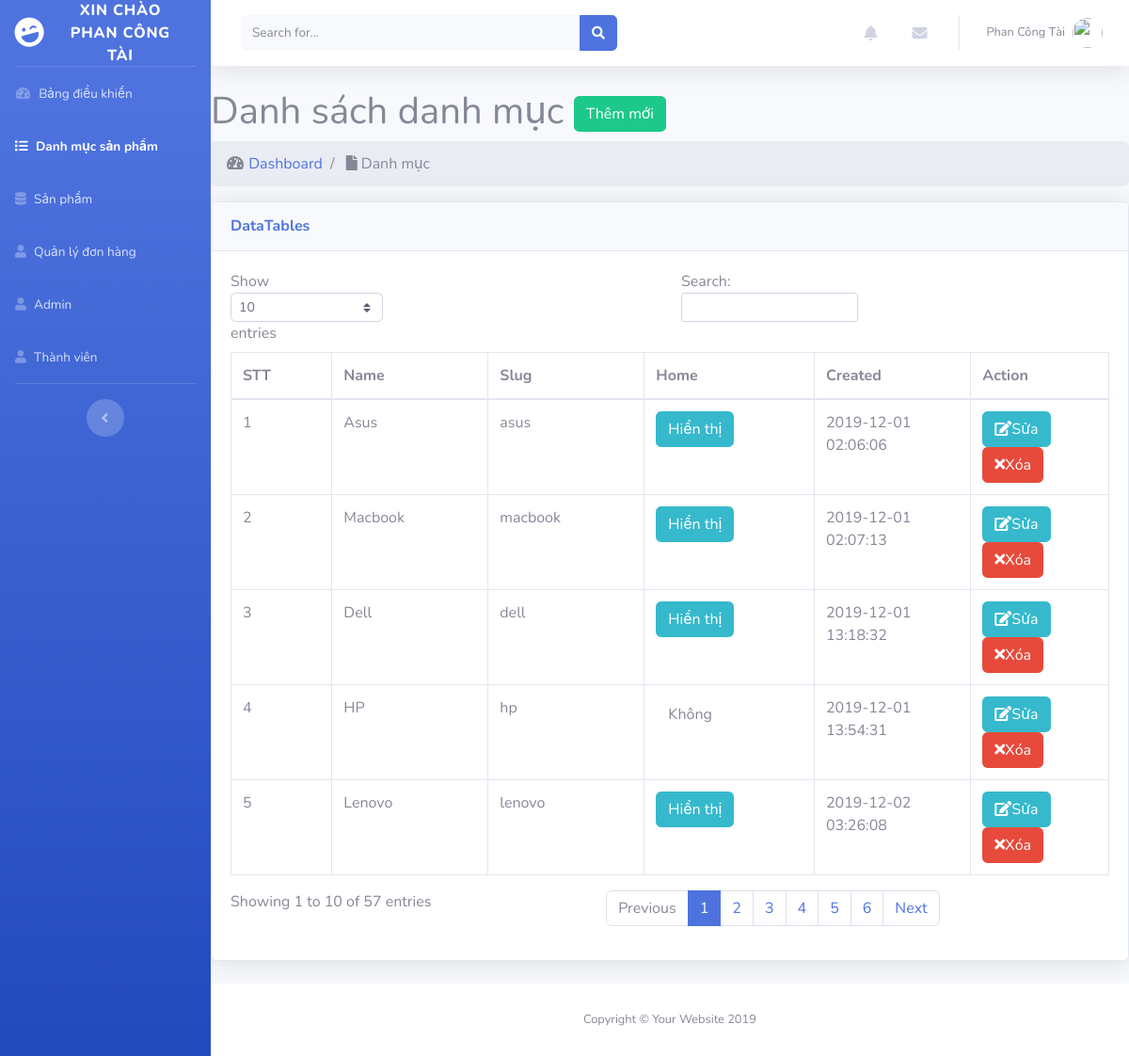
Page /admin/modules/category/index.php (signed in) on the committed database.
### tables this page shows
CREATE TABLE `category` (
  `id` int(11) NOT NULL,
  `name` varchar(100) DEFAULT NULL,
  `slug` varchar(100) DEFAULT NULL,
  `images` varchar(100) DEFAULT NULL,
  `banner` varchar(100) DEFAULT NULL,
  `home` tinyint(4) DEFAULT 0,
  `status` tinyint(4) DEFAULT 1,
  `created_at` timestamp NOT NULL DEFAULT current_timestamp(),
  `updated_at` timestamp NOT NULL DEFAULT current_timestamp() ON UPDATE current_timestamp()
);

### libraries/Database.php (called while the page is built, shortened)
<?php
    class Database
    {
        public $link;
        public function __construct()
        {
            $this->link = mysqli_connect("localhost","root","","computer") or die ();
            mysqli_set_charset($this->link,"utf8");
        }
         public function fetchAll($table)
        {
            $sql = "SELECT * FROM {$table} WHERE 1" ;
            $result = mysqli_query($this->link,$sql) or die("Lỗi Truy Vấn fetchAll " .mysqli_error($this->link));
            $data = [];
            if( $result)
            {
                while ($num = mysqli_fetch_assoc($result))
                {
                    $data[] = $num;
                }
            }
            return $data;
        }
    }
?>

### admin/autoload/autoload.php (called while the page is built, shortened)
<?php
	require_once __DIR__. "/../../libraries/Database.php";
	$db = new Database;
?>

### admin/modules/category/index.php (the view, shortened to what this page needs)
<?php
        require_once __DIR__. "/../../autoload/autoload.php";
        $category = $db->fetchAll("category");
        ?>
<?php  require_once __DIR__. "/../../layouts/header.php"; ?>
    <div class="row">
    	<div class="col-lg-12">
        	<h1 class="page-header">
            	Danh sách danh mục
            	<a href="add.php" class="btn btn-success">Thêm mới</a>
        	</h1>
        	<ol class="breadcrumb">
            	<li class="breadcrumb-item">
                	<i class="fas fa-fw fa-tachometer-alt"></i>
                	<a href="index.html">Dashboard </a>
            	</li>
            	<li class="breadcrumb-item active" aria-current="page">
                	<i class="fa fa-file"></i>
                		Danh mục
            	</li>
        	</ol>
    	</div>
	</div>
	<div class="row">
		<div class="col-md-12">
			<div class="card shadow mb-4">
    <div class="card-header py-3">
        <h6 class="m-0 font-weight-bold text-primary">DataTables</h6>
    </div>
    <div class="card-body">
        <div class="table-responsive">
            <div id="dataTable_wrapper" class="dataTables_wrapper dt-bootstrap4">
                <div class="row">
                    <div class="col-sm-12 col-md-6">
                        <div class="dataTables_length" id="dataTable_length">
                            <label>
                                Show
                                <select name="dataTable_length" aria-controls="dataTable" class="custom-select custom-select-sm form-control form-control-sm">
                                    <option value="10">10</option>
                                </select>
                                entries
                            </label>
                        </div>
                    </div>
                    <div class="col-sm-12 col-md-6">
                        <div id="dataTable_filter" class="dataTables_filter"><label>Search:<input type="search" class="form-control form-control-sm" placeholder="" aria-controls="dataTable"></label></div>
                    </div>
                </div>
                <div class="row">
                    <div class="col-sm-12">
                        <table class="table table-bordered dataTable" id="dataTable" width="100%" cellspacing="0" role="grid" aria-describedby="dataTable_info" style="width: 100%;">
                            <thead>
                                <tr role="row">
                                    <th class="sorting_asc" tabindex="0" aria-controls="dataTable" rowspan="1" colspan="1" aria-sort="ascending" aria-label="STT: activate to sort column descending" style="width: 58px;">STT</th>
                                    <th class="sorting" tabindex="0" aria-controls="dataTable" rowspan="1" colspan="1" aria-label="Name: activate to sort column ascending" style="width: 63px;">Name</th>
                                    <th class="sorting" tabindex="0" aria-controls="dataTable" rowspan="1" colspan="1" aria-label="Slug: activate to sort column ascending" style="width: 50px;">Slug</th>
                                    <th class="sorting" tabindex="0" aria-controls="dataTable" rowspan="1" colspan="1" aria-label="Home: activate to sort column ascending" style="width: 50px;">Home</th>
                                    <th class="sorting" tabindex="0" aria-controls="dataTable" rowspan="1" colspan="1"
                                    aria-label="Created: activate to sort column ascending" style="width: 31px;">Created</th>
                                    <th class="sorting" tabindex="0" aria-controls="dataTable" rowspan="1" colspan="1" aria-label="Action: activate to sort column ascending" style="width: 68px;">Action</th>
                                </tr>
                            </thead>
                            <tbody>
                                <?php $stt = 1; foreach ($category as $item) :?>
                                <tr>
                                    <td><?php echo $stt ?></td>
                                    <td><?php echo $item['name'] ?></td>
                                    <td><?php echo $item['slug'] ?></td>
                                    <td>
                                        <a href="home.php?id=<?php echo $item['id'] ?>" class="btn btn-xs <?php echo $item['home'] == 1 ? 'btn-info' : 'btn-default' ?>" >
                                            <?php echo $item['home'] == 1 ? 'Hiển thị ' : ' Không '?>
                                        </a>
                                    </td>
                                    <td><?php echo $item['created_at'] ?></td>
                                    <td>
                                        <a class="btn btn-xs btn-info" href="edit.php? id=<?php echo $item['id'] ?>">
                                        <i class="fa fa-edit"></i>Sửa</a>
                                        <a class="btn btn-xs btn-danger" href="delete.php? id=<?php echo $item['id'] ?>">
                                        <i class="fa fa-times"></i>Xóa</a>
                                    </td>
                                </tr>
                                <?php $stt++ ; endforeach?>
                            </tbody>
                        </table>
                    </div>
                </div>
                <div class="row">
                    <div class="col-sm-12 col-md-5">
                        <div class="dataTables_info" id="dataTable_info" role="status" aria-live="polite">Showing 1 to 10 of 57 entries</div>
                    </div>
                    <div class="col-sm-12 col-md-7">
                        <div class="dataTables_paginate paging_simple_numbers" id="dataTable_paginate">
                            <ul class="pagination">
                                <li class="paginate_button page-item previous disabled" id="dataTable_previous"><a href="#" aria-controls="dataTable" data-dt-idx="0" tabindex="0" class="page-link">Previous</a></li>
                                <li class="paginate_button page-item active"><a href="#" aria-controls="dataTable" data-dt-idx="1" tabindex="0" class="page-link">1</a></li>
                                <li class="paginate_button page-item "><a href="#" aria-controls="dataTable" data-dt-idx="2" tabindex="0" class="page-link">2</a></li>
                                <li class="paginate_button page-item "><a href="#" aria-controls="dataTable" data-dt-idx="3" tabindex="0" class="page-link">3</a></li>
                                <li class="paginate_button page-item "><a href="#" aria-controls="dataTable" data-dt-idx="4" tabindex="0" class="page-link">4</a></li>
                                <li class="paginate_button page-item "><a href="#" aria-controls="dataTable" data-dt-idx="5" tabindex="0" class="page-link">5</a></li>
                                <li class="paginate_button page-item "><a href="#" aria-controls="dataTable" data-dt-idx="6" tabindex="0" class="page-link">6</a></li>
                                <li class="paginate_button page-item next" id="dataTable_next"><a href="#" aria-controls="dataTable" data-dt-idx="7" tabindex="0" class="page-link">Next</a></li>
                            </ul>
                        </div>
                    </div>
                </div>
            </div>
        </div>
    </div>
</div>
		</div>
	</div>
<?php  require_once __DIR__. "/../../layouts/footer.php"; ?>

### rows in the picture
category: name "Asus", slug "asus", home "Hiển thị", created_at "2019-12-01 02:06:06"
category: name "Macbook", slug "macbook", home "Hiển thị", created_at "2019-12-01 02:07:13"
category: name "Dell", slug "dell", home "Hiển thị", created_at "2019-12-01 13:18:32"
category: name "HP", slug "hp", home "Không", created_at "2019-12-01 13:54:31"
category: name "Lenovo", slug "lenovo", home "Hiển thị", created_at "2019-12-02 03:26:08"

### other values in the picture
$_SESSION['admin_name'] "PHAN CÔNG TÀI"
$_SESSION['admin_name'] "Phan Công Tài"
